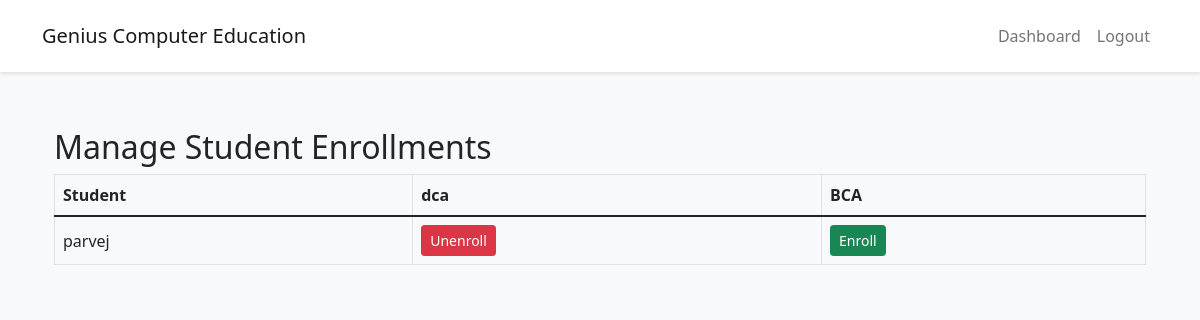
The app's page /teacher/manage_enrolments (signed in) with its own data.
### app.py (models this page shows, shortened)
class Course(db.Model):
    id = db.Column(db.Integer, primary_key=True)
    name = db.Column(db.String(100), nullable=False, unique=True)
    category_id = db.Column(db.Integer, db.ForeignKey('course_category.id'), nullable=False)
    questions = db.relationship('Question', backref='course', lazy=True)
    timer = db.relationship('ExamTimer', backref='course', uselist=False)
    timer_active = db.Column(db.Boolean, default=False)

class User(db.Model, UserMixin):
    id = db.Column(db.Integer, primary_key=True)
    username = db.Column(db.String(80), unique=True, nullable=False)
    password_hash = db.Column(db.String(120), nullable=False)
    is_teacher = db.Column(db.Boolean, default=False)
    answers = db.relationship('Answer', backref='user', lazy=True)
    absences = db.relationship('ExamAbsence', backref='user', lazy=True)
    question_selections = db.relationship('QuestionSelection', backref='student', lazy=True)
    enrolled_courses = db.relationship('Course', secondary='student_course', backref=db.backref('enrolled_students', lazy='dynamic'))

### app.py (the view)
@app.route('/teacher/manage_enrollments')
@app.route('/teacher/manage_enrolments')  # Add British spelling route
@login_required
def manage_enrollments():
    if not current_user.is_teacher:
        flash('Access denied!', 'error')
        return redirect(url_for('index'))
    students = User.query.filter_by(is_teacher=False).all()
    courses = Course.query.all()
    enrollments = {}
    for student in students:
        enrollments[student.id] = [course.id for course in student.enrolled_courses]
    if 'csrf_token' not in session:
        session['csrf_token'] = secrets.token_hex(32)
    return render_template('manage_enrollments.html',
                         students=students,
                         courses=courses,
                         enrollments=enrollments)

### app.py (called while the page is built)
@login_manager.user_loader
def load_user(user_id):
    return User.query.get(int(user_id))

### templates/manage_enrollments.html (shortened to what this page needs)
{% extends "base.html" %}
{% block content %}
<div class="container mt-4">
    <h2>Manage Student Enrollments</h2>
    <div class="table-responsive">
        <table class="table table-bordered">
            <thead>
                <tr>
                    <th>Student</th>
                    {% for course in courses %}
                    <th>{{ course.name }}</th>
                    {% endfor %}
                </tr>
            </thead>
            <tbody>
                {% for student in students %}
                <tr>
                    <td>{{ student.username }}</td>
                    {% for course in courses %}
                    <td>
                        {% if course.id in enrollments[student.id] %}
                        <button class="btn btn-danger btn-sm" onclick="unenrollStudent('{{ student.id }}', '{{ course.id }}')">
                            Unenroll
                        </button>
                        {% else %}
                        <button class="btn btn-success btn-sm" onclick="enrollStudent('{{ student.id }}', '{{ course.id }}')">
                            Enroll
                        </button>
                        {% endif %}
                    </td>
                    {% endfor %}
                </tr>
                {% endfor %}
            </tbody>
        </table>
    </div>
</div>
{% endblock %}

### templates/base.html (style rules this page uses)
body { min-height: 100vh; display: flex; flex-direction: column; background-color: #f8f9fa; }
.table th { background-color: #f8f9fa; font-weight: 600; }
.table td { vertical-align: middle; }

### records on screen
Course: name "dca"
Course: name "BCA"
User: username "parvej"
